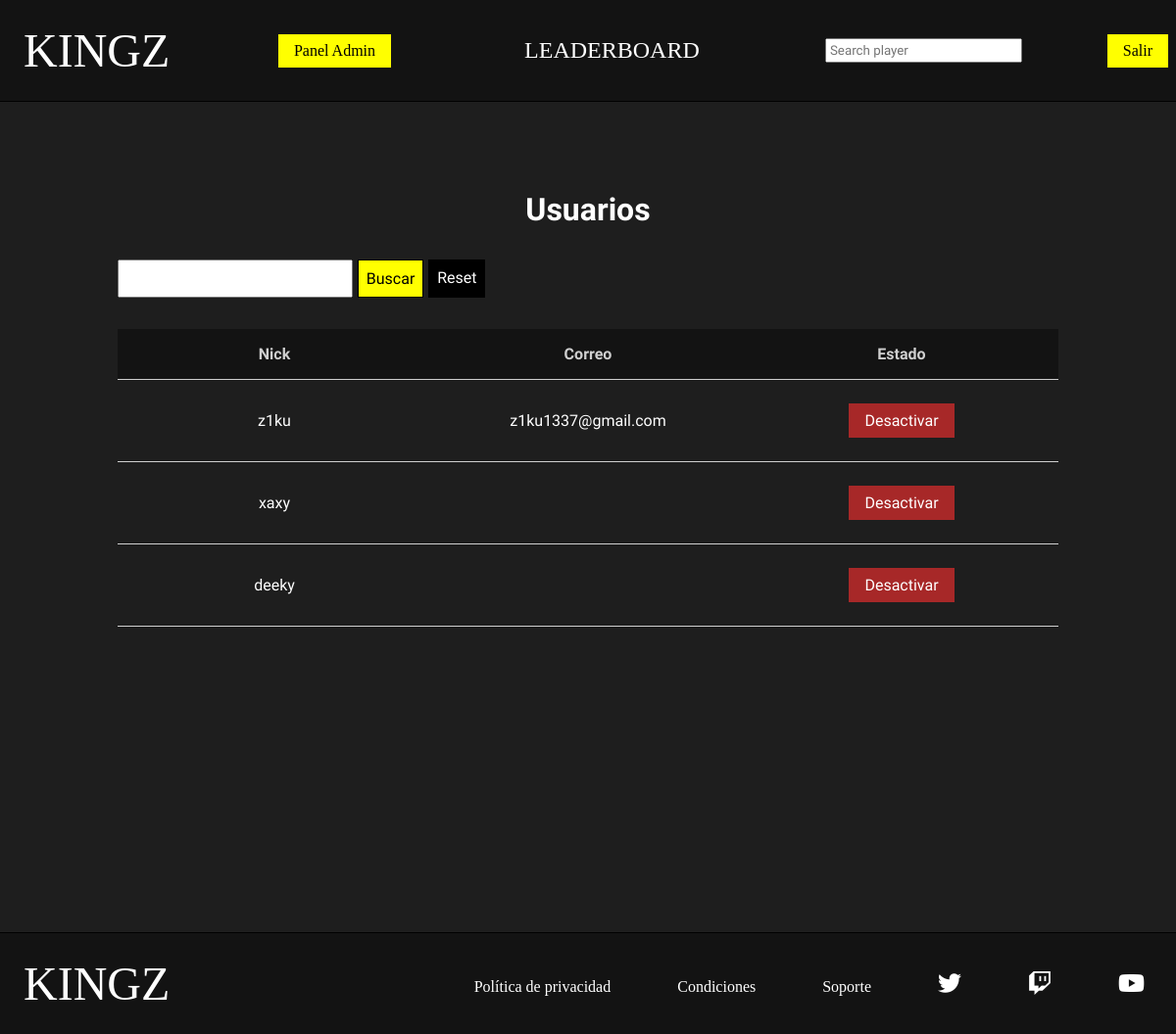
Page /php/panel_usuarios.php (signed in) on the committed database.
### tables this page shows
CREATE TABLE `usuario` (
  `id` bigint(20) UNSIGNED NOT NULL,
  `nick` varchar(20) NOT NULL,
  `pass` varchar(100) NOT NULL,
  `correo` varchar(50) DEFAULT NULL,
  `foto` varchar(50) DEFAULT NULL,
  `mmr` int(5) UNSIGNED DEFAULT NULL,
  `estado` tinyint(1) UNSIGNED DEFAULT NULL,
  `en_partida` tinyint(1) UNSIGNED DEFAULT NULL,
  `buscando` tinyint(1) UNSIGNED DEFAULT NULL
);

### php/panel_usuarios.php (the view, shortened to what this page needs)
<?php
    require_once "funciones.php";
    $tipo_usu="";
?>
<!DOCTYPE html>
<html lang="en">
<head>
    <link rel="stylesheet" href="../css/estilos.css">
    <link rel="stylesheet" href="https://cdnjs.cloudflare.com/ajax/libs/font-awesome/6.2.0/css/all.min.css" />
</head>
<body>
    <?php
        if(isset($_SESSION['nick']) && isset($_SESSION['pass'])){
            $nick=$_SESSION['nick'];
            $pass=$_SESSION['pass'];
            $esAdmin=comprobarAdmin($nick,$pass);
            if($esAdmin){
                $tipo_usu="admin";
            }else{
                headerPlayer();
                $tipo_usu="player";
            }
        }else{
            headerGuest();
            $tipo_usu="guest";
        }
    ?>
    <main>
        <section id="seccionUsuarios" class="seccion">
            <h1>Usuarios</h1>
            <div class="contenedor_buscar_nuevo">
                <form action="#" method="post">
                    <input type="text" name="cadena">
                    <input type="submit" name="buscar_usuario" value="Buscar">
                    <a href="panel_usuarios.php">Reset</a>
                </form>
            </div>
            <?php
                if($tipo_usu=="admin"){
                    if(isset($_POST['buscar_usuario'])){
                        $cadena=$_POST['cadena'];
                        $usuarios=buscar_usuario_por_nombre($cadena);
                    }else{
                        $usuarios=todos_usuarios();
                    }
                    echo '<table>
                    <thead>
                        <tr>
                            <th>Nick</th>
                            <th>Correo</th>
                            <th>Estado</th>
                        </tr>
                    </thead>
                    <tbody>';
                    if($usuarios!=null){
                        for($i=0;$i<count($usuarios);$i++){
                            echo '<tr>
                                <td><a href="ver_perfil.php?id_player='.$usuarios[$i]['id'].'">'.$usuarios[$i]['nick'].'</a></td>
                                <td>'.$usuarios[$i]['correo'].'</td>';
                            if($usuarios[$i]['estado']==1){
                                echo '<td>
                                    <form action="activar_usuario.php" method="post">
                                        <input type="hidden" name="id_usuario" value="'.$usuarios[$i]['id'].'">
                                        <input type="submit" name="desactivar" class="btn_desactivar" value="Desactivar">
                                    </form>
                                </td>';
                            }
                            echo '</tr>';
                        }
                    }
                    echo '</tbody>
                    </table>';
                }else{
                    header("Location:../index.php");
                }
            ?>
        </section>
    </main>
</body>
</html>

### css/estilos.css (style rules this page uses)
* { box-sizing: border-box; }
body { margin: 0%; background-color: #1e1e1e; font-family: 'Play', sans-serif; color: white; }
input[type=submit] { border: none; text-align: center; text-decoration: none; }
.btn_desactivar { background-color: #a72828; padding: 0.5rem 1rem; font-family: inherit; font-size: 1rem; margin: 0.5rem; color: white; }
table a { text-decoration: none; color: #fff; }
.seccion { width: 80%; margin: 4rem auto; min-height: 90vh; display: flex; flex-direction: column; }
.seccion h1 { font-size: 2rem; text-align: center; margin-bottom: 2rem; color: white; }
.contenedor_buscar_nuevo { display: flex; align-items: center; justify-content: space-between; margin-bottom: 2rem; }
.contenedor_buscar_nuevo input { padding: 0.5rem; margin-right: 0.3rem; font: inherit; }
.contenedor_buscar_nuevo input[type=submit] { background-color: yellow; padding: 0.5rem; border: 1px solid black; }
.contenedor_buscar_nuevo form { display: flex; }
.contenedor_buscar_nuevo a { background-color: black; padding: 0.5rem; border: 1px solid black; text-decoration: none; color: white; }
#seccionUsuarios table { border-collapse: collapse; color: white; }
#seccionUsuarios tr { border-bottom: 1px solid #cfcfcf; }
#seccionUsuarios td { padding: 1rem; text-align: center; }
#seccionUsuarios th { color: #cfcfcf; background-color: #131313; padding: 1rem; width: 33%; }

### rows in the picture
usuario: nick "z1ku", correo "z1ku1337@gmail.com"
usuario: nick "xaxy"
usuario: nick "deeky"
